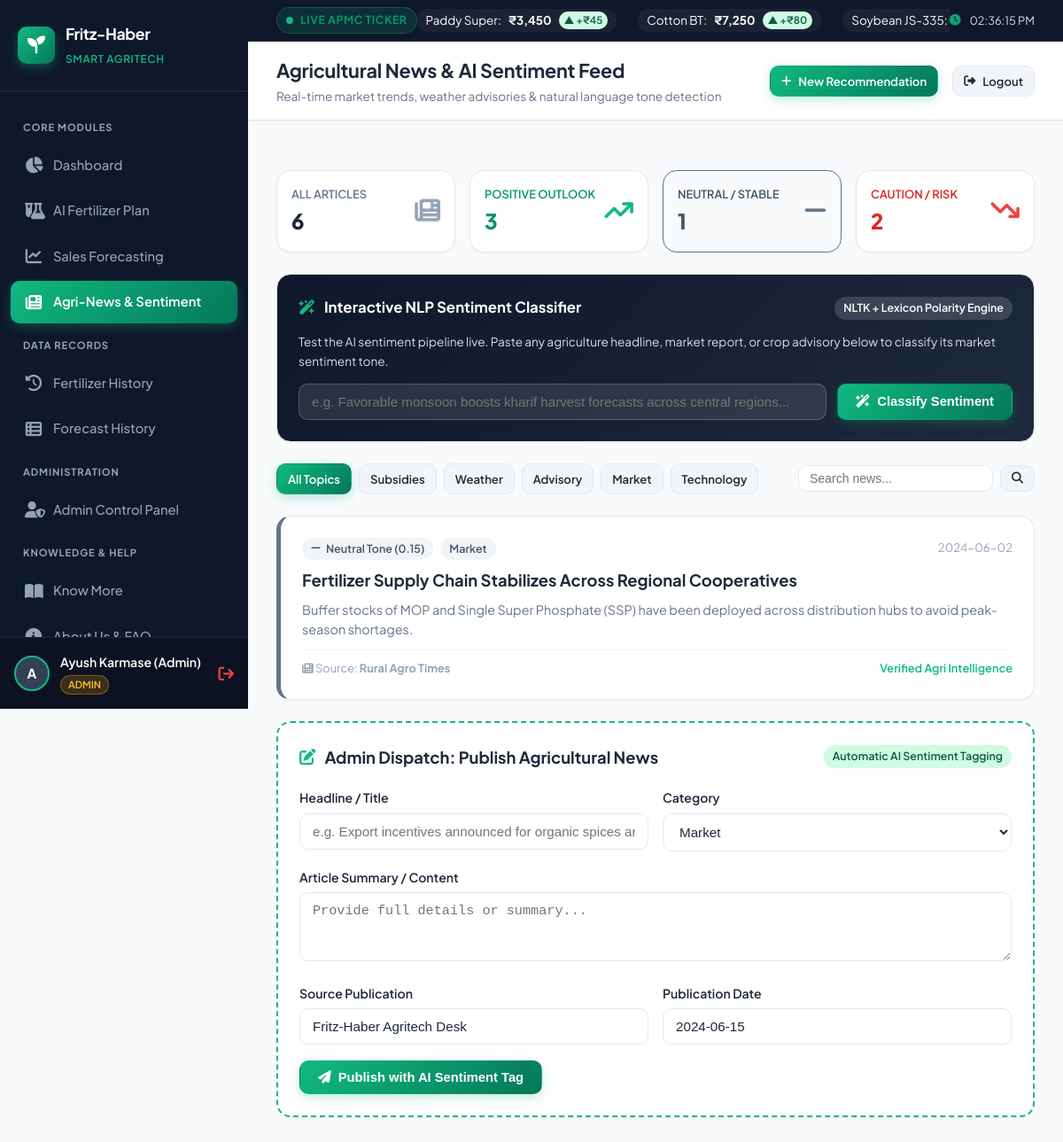
The app's page /news/?sentiment=Neutral&category=all (signed in) with its own data.
### tables this page shows
CREATE TABLE news_articles (
    id INTEGER PRIMARY KEY AUTOINCREMENT,
    title TEXT NOT NULL,
    summary TEXT NOT NULL,
    category TEXT NOT NULL,
    sentiment TEXT NOT NULL, -- 'Positive', 'Neutral', 'Negative'
    sentiment_score REAL NOT NULL,
    source TEXT NOT NULL,
    published_date TEXT NOT NULL,
    created_at TIMESTAMP DEFAULT CURRENT_TIMESTAMP
);

### blueprints/news.py (the view)
@news_bp.route('/')
@login_required
def index():
    category = request.args.get('category', 'all')
    sentiment = request.args.get('sentiment', 'all')
    search = request.args.get('q', '').strip()
    conn = get_db_connection()
    query = "SELECT * FROM news_articles WHERE 1=1"
    params = []
    if category != 'all':
        query += " AND category = ?"
        params.append(category)
    if sentiment != 'all':
        query += " AND sentiment = ?"
        params.append(sentiment)
    if search:
        query += " AND (title LIKE ? OR summary LIKE ?)"
        params.extend([f"%{search}%", f"%{search}%"])
    query += " ORDER BY published_date DESC, id DESC"
    articles = conn.execute(query, params).fetchall()
    categories = [row[0] for row in conn.execute("SELECT DISTINCT category FROM news_articles").fetchall()]
    total_count = conn.execute("SELECT COUNT(*) FROM news_articles").fetchone()[0]
    pos_count = conn.execute("SELECT COUNT(*) FROM news_articles WHERE sentiment = 'Positive'").fetchone()[0]
    neu_count = conn.execute("SELECT COUNT(*) FROM news_articles WHERE sentiment = 'Neutral'").fetchone()[0]
    neg_count = conn.execute("SELECT COUNT(*) FROM news_articles WHERE sentiment = 'Negative'").fetchone()[0]
    conn.close()
    return render_template(
        'news/index.html',
        articles=articles,
        categories=categories,
        selected_category=category,
        selected_sentiment=sentiment,
        search_query=search,
        stats={
            'total': total_count,
            'positive': pos_count,
            'neutral': neu_count,
            'negative': neg_count
        }
    )

### app.py (called while the page is built)
def create_app():
    app = Flask(__name__)
    app.config.from_object(Config)
    init_db()
    app.register_blueprint(auth_bp)
    app.register_blueprint(dashboard_bp)
    app.register_blueprint(fertilizer_bp)
    app.register_blueprint(forecasting_bp)
    app.register_blueprint(news_bp)
    app.register_blueprint(admin_bp)
    app.register_blueprint(history_bp)
    app.register_blueprint(info_bp)
    @app.context_processor
    def inject_user_context():
        return {
            'current_user': {
                'id': session.get('user_id'),
                'name': session.get('user_name', 'Guest'),
                'email': session.get('user_email', ''),
                'role': session.get('user_role', 'user')
            }
        }
    return app

### blueprints/auth.py (called while the page is built)
def login_required(f):
    @wraps(f)
    def decorated_function(*args, **kwargs):
        if 'user_id' not in session:
            flash('Please log in to access this page.', 'warning')
            return redirect(url_for('auth.login'))
        return f(*args, **kwargs)
    return decorated_function

### database/db_init.py (called while the page is built)
def get_db_connection():
    os.makedirs(os.path.dirname(DB_PATH), exist_ok=True)
    conn = sqlite3.connect(DB_PATH)
    conn.row_factory = sqlite3.Row
    return conn

### templates/news/index.html (shortened to what this page needs)
{% extends "base.html" %}
{% block page_title %}Agricultural News & AI Sentiment Feed{% endblock %}
{% block page_subtitle %}Real-time market trends, weather advisories & natural language tone detection{% endblock %}
{% block content %}
<div style="display: flex; flex-direction: column; gap: 24px;">
    <div style="display: grid; grid-template-columns: repeat(auto-fit, minmax(200px, 1fr)); gap: 16px;">
        <a href="{{ url_for('news.index', sentiment='all', category=selected_category) }}" class="card" style="padding: 16px; display: flex; align-items: center; justify-content: space-between; ">
            <div>
                <div style="font-size: 0.8rem; color: var(--text-muted); font-weight: 600;">ALL ARTICLES</div>
                <div style="font-size: 1.5rem; font-weight: 800;">{{ stats['total'] }}</div>
            </div>
            <i class="fas fa-newspaper" style="font-size: 1.8rem; color: var(--text-light);"></i>
        </a>
        <a href="{{ url_for('news.index', sentiment='Positive', category=selected_category) }}" class="card" style="padding: 16px; display: flex; align-items: center; justify-content: space-between; ">
            <div>
                <div style="font-size: 0.8rem; color: #059669; font-weight: 600;">POSITIVE OUTLOOK</div>
                <div style="font-size: 1.5rem; font-weight: 800; color: #059669;">{{ stats['positive'] }}</div>
            </div>
            <i class="fas fa-arrow-trend-up" style="font-size: 1.8rem; color: #10b981;"></i>
        </a>
        <a href="{{ url_for('news.index', sentiment='Neutral', category=selected_category) }}" class="card" style="padding: 16px; display: flex; align-items: center; justify-content: space-between; {% if selected_sentiment == 'Neutral' %}border-color: #64748b; background: #f8fafc;{% endif %}">
            <div>
                <div style="font-size: 0.8rem; color: #475569; font-weight: 600;">NEUTRAL / STABLE</div>
                <div style="font-size: 1.5rem; font-weight: 800; color: #475569;">{{ stats['neutral'] }}</div>
            </div>
            <i class="fas fa-minus" style="font-size: 1.8rem; color: #64748b;"></i>
        </a>
        <a href="{{ url_for('news.index', sentiment='Negative', category=selected_category) }}" class="card" style="padding: 16px; display: flex; align-items: center; justify-content: space-between; ">
            <div>
                <div style="font-size: 0.8rem; color: #dc2626; font-weight: 600;">CAUTION / RISK</div>
                <div style="font-size: 1.5rem; font-weight: 800; color: #dc2626;">{{ stats['negative'] }}</div>
            </div>
            <i class="fas fa-arrow-trend-down" style="font-size: 1.8rem; color: #ef4444;"></i>
        </a>
    </div>
    <div class="card" style="background: linear-gradient(135deg, #0f172a 0%, #1e293b 100%); color: #fff;">
        <div style="display: flex; justify-content: space-between; align-items: center; margin-bottom: 14px;">
            <div class="card-title" style="color: #fff; font-size: 1.05rem;">
                <i class="fas fa-wand-magic-sparkles" style="color: var(--primary);"></i> Interactive NLP Sentiment Classifier
            </div>
            <span class="tag" style="background: rgba(255,255,255,0.15); color: #fff;">
                NLTK + Lexicon Polarity Engine
            </span>
        </div>
        <p style="font-size: 0.85rem; opacity: 0.85; margin-bottom: 14px;">
            Test the AI sentiment pipeline live. Paste any agriculture headline, market report, or crop advisory below to classify its market sentiment tone.
        </p>
        <div style="display: flex; gap: 12px; flex-wrap: wrap;">
            <input type="text" id="live-sentiment-input" class="form-control" style="flex: 1; min-width: 280px; background: rgba(255,255,255,0.1); border-color: rgba(255,255,255,0.2); color: #fff;" placeholder="e.g. Favorable monsoon boosts kharif harvest forecasts across central regions...">
            <button id="btn-analyze-live" class="btn btn-primary">
                <i class="fas fa-wand-magic-sparkles"></i> Classify Sentiment
            </button>
        </div>
    </div>
    <div style="display: flex; justify-content: space-between; align-items: center; flex-wrap: wrap; gap: 16px;">
        <div style="display: flex; gap: 8px; flex-wrap: wrap;">
            <a href="{{ url_for('news.index', category='all', sentiment=selected_sentiment) }}" class="btn btn-sm {% if selected_category == 'all' %}btn-primary{% else %}btn-secondary{% endif %}">
                All Topics
            </a>
            {% for cat in categories %}
                <a href="{{ url_for('news.index', category=cat, sentiment=selected_sentiment) }}" class="btn btn-sm {% if selected_category == cat %}btn-primary{% else %}btn-secondary{% endif %}">
                    {{ cat }}
                </a>
            {% endfor %}
        </div>
        <form method="GET" action="{{ url_for('news.index') }}" style="display: flex; gap: 8px;">
            <input type="text" name="q" value="{{ search_query }}" class="form-control" style="padding: 6px 12px; font-size: 0.88rem; width: 220px;" placeholder="Search news...">
            <button type="submit" class="btn btn-secondary btn-sm"><i class="fas fa-search"></i></button>
        </form>
    </div>
    <div style="display: flex; flex-direction: column; gap: 16px;">
        {% if articles %}
            {% for a in articles %}
                <div class="card" style="border-left: 5px solid {% if a['sentiment'] == 'Positive' %}#10b981{% elif a['sentiment'] == 'Negative' %}#ef4444{% else %}#64748b{% endif %};">
                    <div style="display: flex; justify-content: space-between; align-items: flex-start; margin-bottom: 8px;">
                        <div style="display: flex; align-items: center; gap: 8px; flex-wrap: wrap;">
                            <span class="tag {% if a['sentiment'] == 'Positive' %}tag-positive{% elif a['sentiment'] == 'Negative' %}tag-negative{% else %}tag-neutral{% endif %}">
                                {% if a['sentiment'] == 'Positive' %}<i class="fas fa-arrow-trend-up"></i>
                                {% elif a['sentiment'] == 'Negative' %}<i class="fas fa-arrow-trend-down"></i>
                                {% else %}<i class="fas fa-minus"></i>{% endif %}
                                {{ a['sentiment'] }} Tone ({{ a['sentiment_score']|round(2) }})
                            </span>
                            <span class="tag tag-neutral">{{ a['category'] }}</span>
                        </div>
                        <span style="font-size: 0.82rem; color: var(--text-light);">{{ a['published_date'] }}</span>
                    </div>
                    <h3 style="font-size: 1.15rem; font-weight: 700; color: var(--text-main); margin-bottom: 8px;">
                        {{ a['title'] }}
                    </h3>
                    <p style="font-size: 0.9rem; color: var(--text-muted); line-height: 1.5; margin-bottom: 12px;">
                        {{ a['summary'] }}
                    </p>
                    <div style="display: flex; justify-content: space-between; align-items: center; font-size: 0.8rem; color: var(--text-light); border-top: 1px solid var(--border-light); padding-top: 10px;">
                        <span><i class="fas fa-newspaper"></i> Source: <strong>{{ a['source'] }}</strong></span>
                        <span style="color: var(--primary); font-weight: 600;">Verified Agri Intelligence</span>
                    </div>
                </div>
            {% endfor %}
        {% endif %}
    </div>
    {% if session.get('user_role') == 'admin' %}
    <div class="card" style="border: 2px dashed var(--primary);">
        <div class="card-header">
            <div class="card-title">
                <i class="fas fa-pen-to-square"></i> Admin Dispatch: Publish Agricultural News
            </div>
            <span class="tag tag-positive">Automatic AI Sentiment Tagging</span>
        </div>
        <form method="POST" action="{{ url_for('news.add_article') }}">
            <div class="form-row">
                <div class="form-group" style="flex: 2;">
                    <label class="form-label" for="title">Headline / Title</label>
                    <input type="text" id="title" name="title" class="form-control" placeholder="e.g. Export incentives announced for organic spices and pulses" required>
                </div>
                <div class="form-group">
                    <label class="form-label" for="category">Category</label>
                    <select id="category" name="category" class="form-control">
                        <option value="Market">Market</option>
                    </select>
                </div>
            </div>
            <div class="form-group">
                <label class="form-label" for="summary">Article Summary / Content</label>
                <textarea id="summary" name="summary" class="form-control" rows="3" placeholder="Provide full details or summary..." required></textarea>
            </div>
            <div class="form-row">
                <div class="form-group">
                    <label class="form-label" for="source">Source Publication</label>
                    <input type="text" id="source" name="source" class="form-control" value="Fritz-Haber Agritech Desk">
                </div>
                <div class="form-group">
                    <label class="form-label" for="published_date">Publication Date</label>
                    <input type="text" id="published_date" name="published_date" class="form-control" value="2024-06-15">
                </div>
            </div>
            <button type="submit" class="btn btn-primary">
                <i class="fas fa-paper-plane"></i> Publish with AI Sentiment Tag
            </button>
        </form>
    </div>
    {% endif %}
</div>
{% endblock %}

### static/css/style.css (style rules this page uses)
:root { --primary: #10b981; --primary-dark: #059669; --primary-light: #d1fae5; --primary-gradient: linear-gradient(135deg, #10b981 0%, #047857 100%); --secondary: #0284c7; --secondary-light: #e0f2fe; --accent: #f59e0b; --accent-light: #fef3c7; --bg-main: #f8fafc; --bg-card: #ffffff; --bg-sidebar: #0f172a; --bg-sidebar-hover: #1e293b; --text-main: #1e293b; --text-muted: #64748b; --text-light: #94a3b8; --text-white: #ffffff; --border-color: #e2e8f0; --border-light: #f1f5f9; --success: #10b981; --danger: #ef4444; --warning: #f59e0b; --info: #0284c7; --shadow-sm: 0 1px 2px 0 rgb(0 0 0 / 0.05); --shadow-md: 0 4px 6px -1px rgb(0 0 0 / 0.1), 0 2px 4px -2px rgb(0 0 0 / 0.1); --shadow-lg: 0 10px 15px -3px rgb(0 0 0 / 0.1), 0 4px 6px -4px rgb(0 0 0 / 0.1); --shadow-xl: 0 20px 25px -5px rgb(0 0 0 / 0.1), 0 8px 10px -6px rgb(0 0 0 / 0.1); --radius-sm: 6px; --radius-md: 10px; --radius-lg: 16px; --radius-xl: 24px; --transition: all 0.25s cubic-bezier(0.4, 0, 0.2, 1); }
* { margin: 0; padding: 0; box-sizing: border-box; }
body { font-family: 'Plus Jakarta Sans', -apple-system, BlinkMacSystemFont, 'Segoe UI', Roboto, sans-serif; background-color: var(--bg-main); color: var(--text-main); line-height: 1.6; -webkit-font-smoothing: antialiased; }
a { color: inherit; text-decoration: none; }
.card { background: var(--bg-card); border: 1px solid var(--border-color); border-radius: var(--radius-lg); box-shadow: var(--shadow-sm); padding: 24px; transition: var(--transition); }
.card-header { display: flex; align-items: center; justify-content: space-between; margin-bottom: 20px; }
.card-title { font-size: 1.15rem; font-weight: 700; color: var(--text-main); display: flex; align-items: center; gap: 10px; }
.card-title i { color: var(--primary); }
.btn { display: inline-flex; align-items: center; justify-content: center; gap: 8px; padding: 10px 20px; border-radius: var(--radius-md); font-weight: 600; font-size: 0.92rem; cursor: pointer; border: 1px solid transparent; transition: var(--transition); }
.btn-primary { background: var(--primary-gradient); color: #fff; box-shadow: 0 4px 12px rgba(16, 185, 129, 0.25); }
.btn-secondary { background: #f1f5f9; color: var(--text-main); border-color: var(--border-color); }
.btn-sm { padding: 6px 12px; font-size: 0.82rem; }
.form-group { margin-bottom: 18px; }
.form-label { display: block; font-size: 0.88rem; font-weight: 600; margin-bottom: 6px; color: var(--text-main); }
.form-control { width: 100%; padding: 11px 14px; border-radius: var(--radius-md); border: 1px solid var(--border-color); font-size: 0.95rem; color: var(--text-main); background: #fff; transition: var(--transition); }
.form-row { display: grid; grid-template-columns: repeat(auto-fit, minmax(200px, 1fr)); gap: 16px; }
.tag { display: inline-flex; align-items: center; gap: 6px; padding: 3px 10px; border-radius: 20px; font-size: 0.78rem; font-weight: 600; }
.tag-positive { background-color: #d1fae5; color: #065f46; }
.tag-neutral { background-color: #f1f5f9; color: #475569; }

### records on screen
news_articles: category "Subsidies"
news_articles: category "Weather"
news_articles: category "Advisory"
news_articles: category "Technology"
news_articles: sentiment "Neutral", sentiment_score "0.15", category "Market", published_date "2024-06-02", title "Fertilizer Supply Chain Stabilizes Across Regional Cooperatives", summary "Buffer stocks of MOP and Single Super Phosphate (SSP) have been deployed across distribution hubs to avoid peak-season shortages.", source "Rural Agro Times"

### other values on screen
{{ session.get('user_name', 'U')[0] }} "A"
{{ session.get('user_name', 'Guest') }} "Ayush Karmase (Admin)"
{{ session.get('user_role', 'Farmer') }} "ADMIN"
{{ stats['total'] }} "6"
{{ stats['positive'] }} "3"
{{ stats['neutral'] }} "1"
{{ stats['negative'] }} "2"
{{ cat }} "Market"
